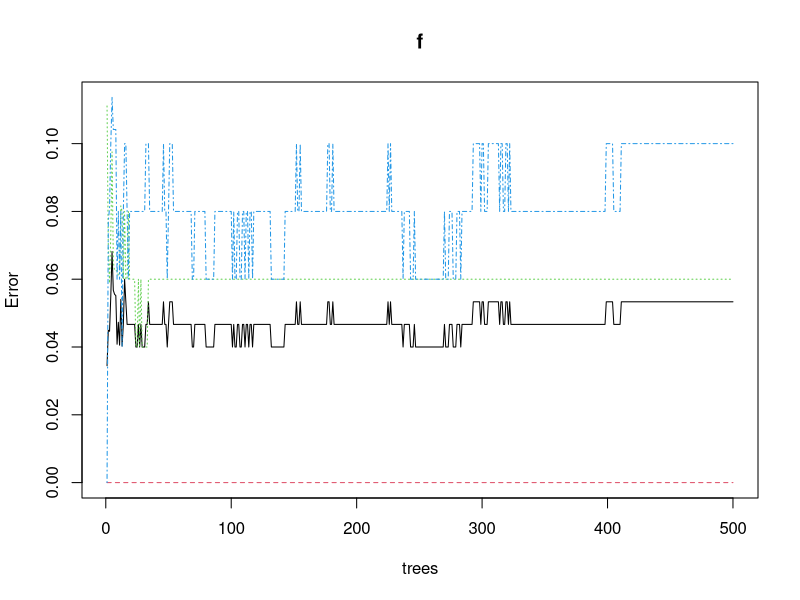
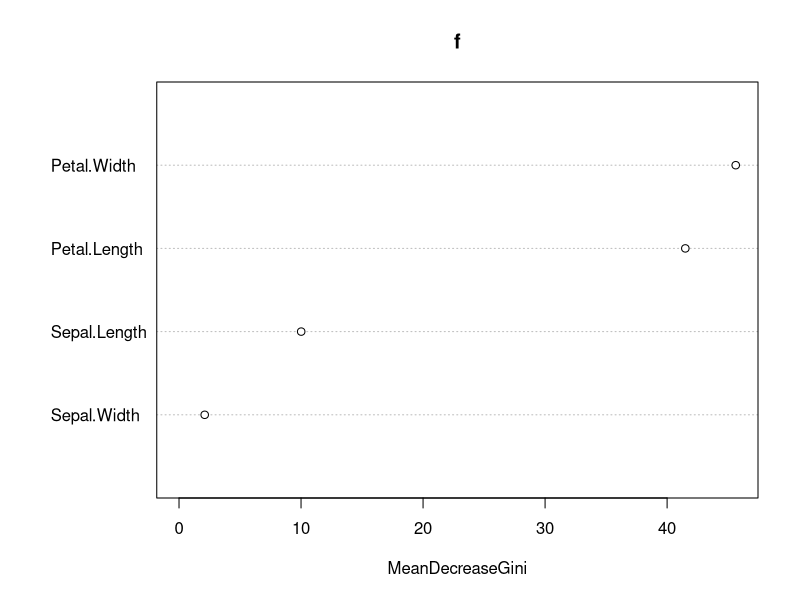

The R script that drew these images, in order:
install.packages("randomForest")
library(randomForest)

f = randomForest(Species~., data = iris)
f

plot(f)

varUsed(f)
varImpPlot(f)
treesize(f)
